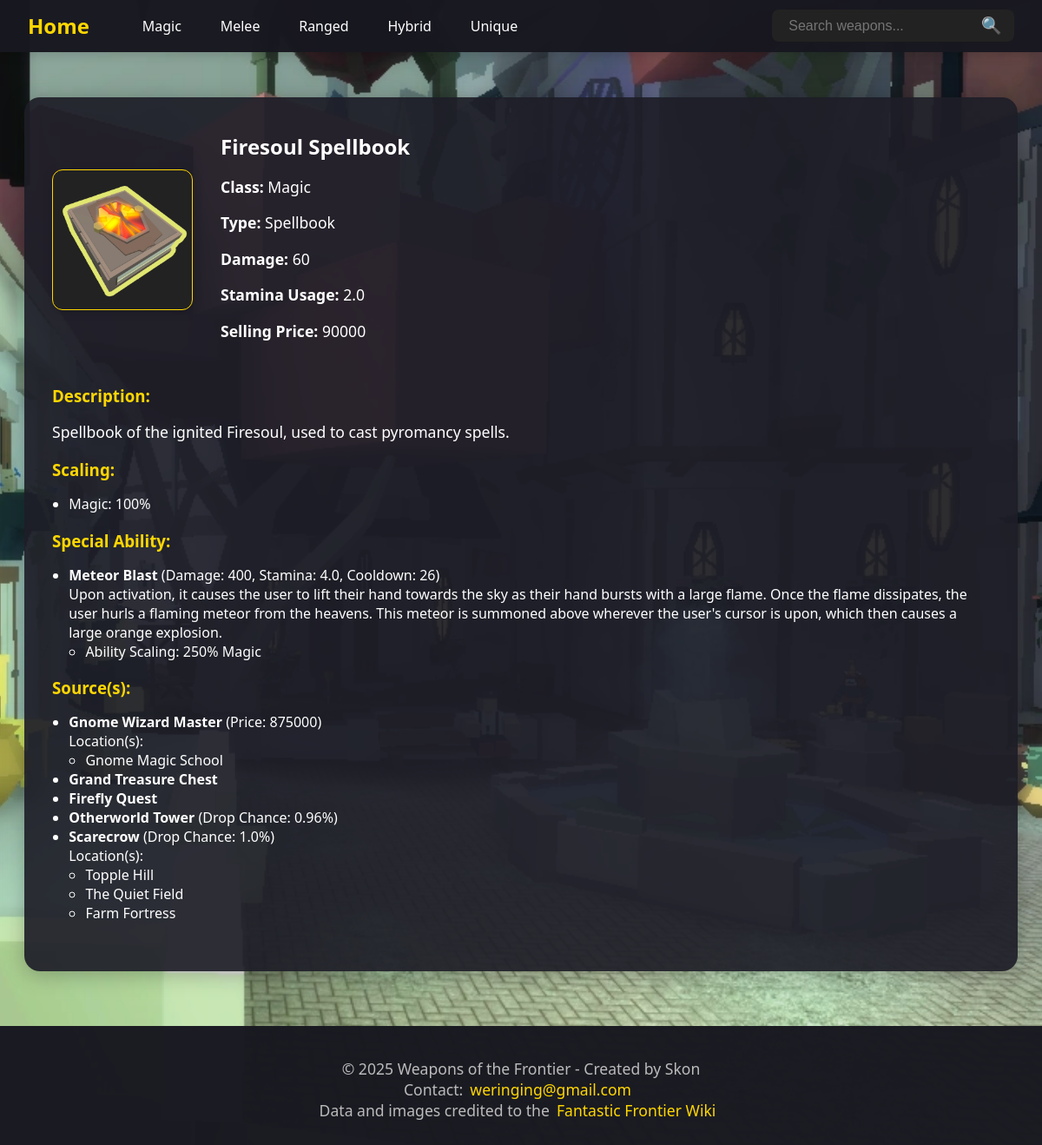
Screenshot of /weapon/Firesoul_Spellbook with the database file from the repository.
### tables this page shows
CREATE TABLE weapons (weapon_id INTEGER PRIMARY KEY, name TEXT, class TEXT, type TEXT, damage INTEGER, stamina_usage REAL, selling_price INTEGER, description TEXT, additional_stat TEXT, image TEXT);

CREATE TABLE weapon_scaling (weapon_id INTEGER REFERENCES weapons (weapon_id), class_name TEXT, scaling INTEGER);

CREATE TABLE special_abilities (ability_id INTEGER PRIMARY KEY, weapon_id INTEGER REFERENCES weapons (weapon_id), name TEXT, damage INTEGER, stamina_usage REAL, cooldown INTEGER, description TEXT);

CREATE TABLE special_ability_scaling (weapon_id INTEGER REFERENCES weapons (weapon_id), ability_id INTEGER REFERENCES special_abilities (ability_id), class_name TEXT, scaling INTEGER);

CREATE TABLE weapon_sources (weapon_id INTEGER REFERENCES weapons (weapon_id), source_id INTEGER REFERENCES sources (source_id), price INTEGER, drop_chance REAL);

CREATE TABLE sources (source_id INTEGER PRIMARY KEY, name TEXT);

CREATE TABLE locations (location_id INTEGER PRIMARY KEY, name TEXT);

### routes.py (the view)
@app.route('/weapon/<weapon_name>')
def weapon(weapon_name):
    display_name = unquote(weapon_name).replace('_', ' ')
    db = get_db()
    db.row_factory = sqlite3.Row
    cur = db.cursor()
    cur.execute("SELECT * FROM weapons WHERE name = ?", (display_name,))
    weapon = cur.fetchone()
    if not weapon:
        abort(404)  # Triggers 404 error if weapon not found
    cur.execute(
        "SELECT class_name, scaling FROM weapon_scaling WHERE weapon_id = ?",
        (weapon['weapon_id'],)
    )
    scaling = cur.fetchall()
    cur.execute(
        "SELECT * FROM special_abilities WHERE weapon_id = ?",
        (weapon['weapon_id'],)
    )
    abilities = cur.fetchall()
    ability_scalings = {}
    for ability in abilities:
        cur.execute(
            (
                "SELECT class_name, scaling "
                "FROM special_ability_scaling "
                "WHERE ability_id = ? AND weapon_id = ?"
            ),
            (ability['ability_id'], weapon['weapon_id'])
        )
        ability_scalings[ability['ability_id']] = cur.fetchall()
    cur.execute("""
        SELECT s.source_id, s.name, ws.price, ws.drop_chance
        FROM sources s
        JOIN weapon_sources ws ON s.source_id = ws.source_id
        WHERE ws.weapon_id = ?
    """, (weapon['weapon_id'],))
    sources = cur.fetchall()
    source_locations = {}
    for source in sources:
        cur.execute("""
            SELECT l.name
            FROM locations l
            JOIN source_locations sl ON l.location_id = sl.location_id
            WHERE sl.source_id = ?
        """, (source['source_id'],))
        source_locations[source['source_id']] = [
            row['name'] for row in cur.fetchall()
        ]
    return render_template(
        'weapon.html',
        weapon_name=display_name,
        weapon=weapon,
        scaling=scaling,
        abilities=abilities,
        ability_scalings=ability_scalings,
        sources=sources,
        source_locations=source_locations
    )

### routes.py (called while the page is built)
def get_db():
    db = getattr(g, '_database', None)
    if db is None:
        db = g._database = sqlite3.connect(DATABASE)
    return db

@app.teardown_appcontext
def close_connection(exception):
    db = getattr(g, '_database', None)
    if db is not None:
        db.close()

### templates/weapon.html (shortened to what this page needs)
{% extends "layout.html" %}
{% block content %}
  <div class="container">
    {% if weapon %}
      <div class="weapon-detail-card">
        <div class="weapon-detail-header">
          <img src="{{ url_for('static', filename='images/' ~ weapon['class']|lower ~ '/' ~ weapon['image']) }}" alt="{{ weapon['name'] }}" class="weapon-image">
          <div class="weapon-detail-info">
            <h2>{{ weapon['name'] }}</h2>
            <p><strong>Class:</strong> {{ weapon['class'] }}</p>
            <p><strong>Type:</strong> {{ weapon['type'] }}</p>
            <p><strong>Damage:</strong> {{ weapon['damage'] }}</p>
            <p><strong>Stamina Usage:</strong> {{ weapon['stamina_usage'] }}</p>
            <p><strong>Selling Price:</strong> {{ weapon['selling_price'] }}</p>
          </div>
        </div>
        <div class="weapon-section">
          <h3>Description:</h3>
          <p>{{ weapon['description'] }}</p>
        </div>
        {% if scaling %}
          <div class="weapon-section">
            <h3>Scaling:</h3>
            <ul>
              {% for s in scaling %}
                <li>{{ s['class_name'] }}: {{ s['scaling'] }}%</li>
              {% endfor %}
            </ul>
          </div>
        {% endif %}
        {% if abilities %}
          <div class="weapon-section">
            <h3>Special Ability:</h3>
            <ul>
              {% for ab in abilities %}
                <li>
                  <strong>{{ ab['name'] }}</strong> (Damage: {{ ab['damage'] }}, Stamina: {{ ab['stamina_usage'] }}, Cooldown: {{ ab['cooldown'] }})<br>
                  {{ ab['description'] }}
                  {% if ability_scalings[ab['ability_id']] %}
                    <ul>
                      {% for sc in ability_scalings[ab['ability_id']] %}
                        <li>Ability Scaling: {{ sc['scaling'] }}%  {{ sc['class_name'] }}</li>
                      {% endfor %}
                    </ul>
                  {% endif %}
                </li>
              {% endfor %}
            </ul>
          </div>
        {% endif %}
        {% if sources %}
          <div class="weapon-section">
            <h3>Source(s):</h3>
            <ul>
              {% for src in sources %}
                <li>
                  <strong>{{ src['name'] }}</strong>
                  {% if src['price'] %} (Price: {{ src['price'] }}){% endif %}
                  {% if src['drop_chance'] %} (Drop Chance: {{ src['drop_chance'] }}%) {% endif %}
                  {% if source_locations[src['source_id']] %}
                    <br>Location(s):
                    <ul>
                      {% for loc in source_locations[src['source_id']] %}
                        <li>{{ loc }}</li>
                      {% endfor %}
                    </ul>
                  {% endif %}
                </li>
              {% endfor %}
            </ul>
          </div>
        {% endif %}
      </div>
    {% else %}
      <p>Weapon data not found.</p>
    {% endif %}
  </div>
{% endblock %}

### static/css/style.css (style rules this page uses)
p { font-size: 1.1rem; }
body { margin: 0; font-family: 'Segoe UI', sans-serif; background-image: url("../images/background.jpg"); background-size: cover; background-position: center; background-repeat: no-repeat; color: #fff; display: flex; justify-content: center; align-items: center; min-height: 100vh; backdrop-filter: brightness(0.9); }
.container { text-align: center; width: 100%; max-width: 100%; margin: 0; padding: 0; }
.weapon-image { border-radius: 8px; box-shadow: 0 2px 8px rgba(0,0,0,0.1); margin-bottom: 10px; background: #222; border: 1px solid #ffd700; width: 100px; height: 100px; object-fit: contain; }
.weapon-detail-card { background: rgba(30, 30, 40, 0.92); border-radius: 18px; box-shadow: 0 4px 24px rgba(0,0,0,0.25); padding: 2.5rem 2rem; max-width: 1100px; margin: 2rem auto 5rem auto; color: #fff; width: 90vw; min-width: 320px; }
.weapon-detail-header { display: flex; align-items: center; gap: 2rem; margin-bottom: 2rem; flex-wrap: wrap; }
.weapon-detail-header img { border-radius: 12px; box-shadow: 0 2px 12px rgba(0,0,0,0.18); width: 160px; height: 160px; object-fit: contain; background: #222; }
.weapon-detail-info { flex: 1; text-align: left; }
.weapon-detail-info h2 { margin: 0 0 0.5rem 0; }
.weapon-section { margin-bottom: 1rem; text-align: left; }
.weapon-section h3 { margin-bottom: 1rem; color: #ffd700; }
.weapon-section ul { margin: 0 0 0 1.2rem; padding: 0; }

### rows the page displays
weapons: class+image (picture), name "Firesoul Spellbook", class "Magic", type "Spellbook", damage "60", stamina_usage "2.0", selling_price "90000", description "Spellbook of the ignited Firesoul, used to cast pyromancy spells."
weapon_scaling: class_name "Magic", scaling "100"
special_abilities: name "Meteor Blast", damage "400", stamina_usage "4.0", cooldown "26", description "Upon activation, it causes the user to lift their hand towards the sky as their hand bursts with a large flame. Once the flame dissipates, the user hurls a flaming meteor from the heavens. This meteor is summoned above wherever the user's cursor is upon, which then causes a large orange explosion."
special_ability_scaling: scaling "250", class_name "Magic"
weapon_sources: name "Gnome Wizard Master", price "875000"
locations: name "Gnome Magic School"
sources: name "Grand Treasure Chest"
sources: name "Firefly Quest"
weapon_sources: name "Otherworld Tower", drop_chance "0.96"
weapon_sources: name "Scarecrow", drop_chance "1.0"
locations: name "Topple Hill"
locations: name "The Quiet Field"
locations: name "Farm Fortress"
